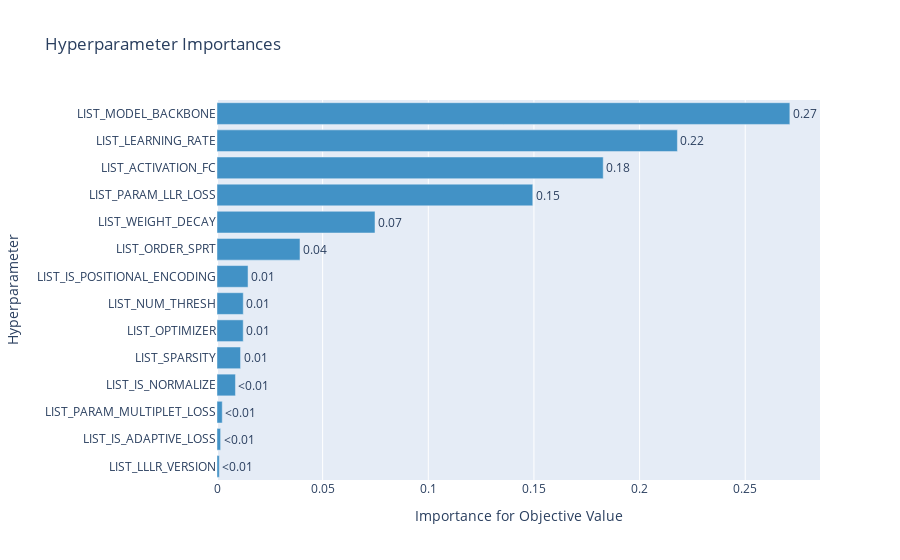

Here is the notebook cell this chart was saved with:
### Markdown cell above
# Parameter importance

### Code cell
print(optuna.importance.get_param_importances(study))
optuna.visualization.plot_param_importances(
    study
)

### Figure 1 — Plotly figure (JSON) as saved in the notebook; plotly's stock layout.template omitted (floating-point values rounded to 4 significant figures)
{"data": [{"cliponaxis": false, "hovertemplate": ["LIST_LLLR_VERSION (CategoricalDistribution): 0.0010945185678883007<extra></extra>", "LIST_IS_ADAPTIVE_LOSS (CategoricalDistribution): 0.0017078936042546954<extra></extra>", "LIST_PARAM_MULTIPLET_LOSS (FloatDistribution): 0.002482839337505081<extra></extra>", "LIST_IS_NORMALIZE (CategoricalDistribution): 0.00873566586717216<extra></extra>", "LIST_SPARSITY (CategoricalDistribution): 0.011143683192169119<extra></extra>", "LIST_OPTIMIZER (CategoricalDistribution): 0.012412456511458968<extra></extra>", "LIST_NUM_THRESH (IntDistribution): 0.012433651106663333<extra></extra>", "LIST_IS_POSITIONAL_ENCODING (CategoricalDistribution): 0.014691427119263026<extra></extra>", "LIST_ORDER_SPRT (IntDistribution): 0.03927445526899859<extra></extra>", "LIST_WEIGHT_DECAY (FloatDistribution): 0.07477397736315645<extra></extra>", "LIST_PARAM_LLR_LOSS (FloatDistribution): 0.14944760406363441<extra></extra>", "LIST_ACTIVATION_FC (CategoricalDistribution): 0.18279058461296094<extra></extra>", "LIST_LEARNING_RATE (FloatDistribution): 0.2179003782409399<extra></extra>", "LIST_MODEL_BACKBONE (CategoricalDistribution): 0.27111086514393534<extra></extra>"], "marker": {"color": "rgb(66,146,198)"}, "orientation": "h", "text": ["<0.01", "<0.01", "<0.01", "<0.01", "0.01", "0.01", "0.01", "0.01", "0.04", "0.07", "0.15", "0.18", "0.22", "0.27"], "textposition": "outside", "type": "bar", "x": [0.001095, 0.001708, 0.002483, 0.008736, 0.01114, 0.01241, 0.01243, 0.01469, 0.03927, 0.07477, 0.1494, 0.1828, 0.2179, 0.2711], "y": ["LIST_LLLR_VERSION", "LIST_IS_ADAPTIVE_LOSS", "LIST_PARAM_MULTIPLET_LOSS", "LIST_IS_NORMALIZE", "LIST_SPARSITY", "LIST_OPTIMIZER", "LIST_NUM_THRESH", "LIST_IS_POSITIONAL_ENCODING", "LIST_ORDER_SPRT", "LIST_WEIGHT_DECAY", "LIST_PARAM_LLR_LOSS", "LIST_ACTIVATION_FC", "LIST_LEARNING_RATE", "LIST_MODEL_BACKBONE"]}], "layout": {"showlegend": false, "title": {"text": "Hyperparameter Importances"}, "xaxis": {"title": {"text": "Importance for Objective Value"}}, "yaxis": {"title": {"text": "Hyperparameter"}}}}
